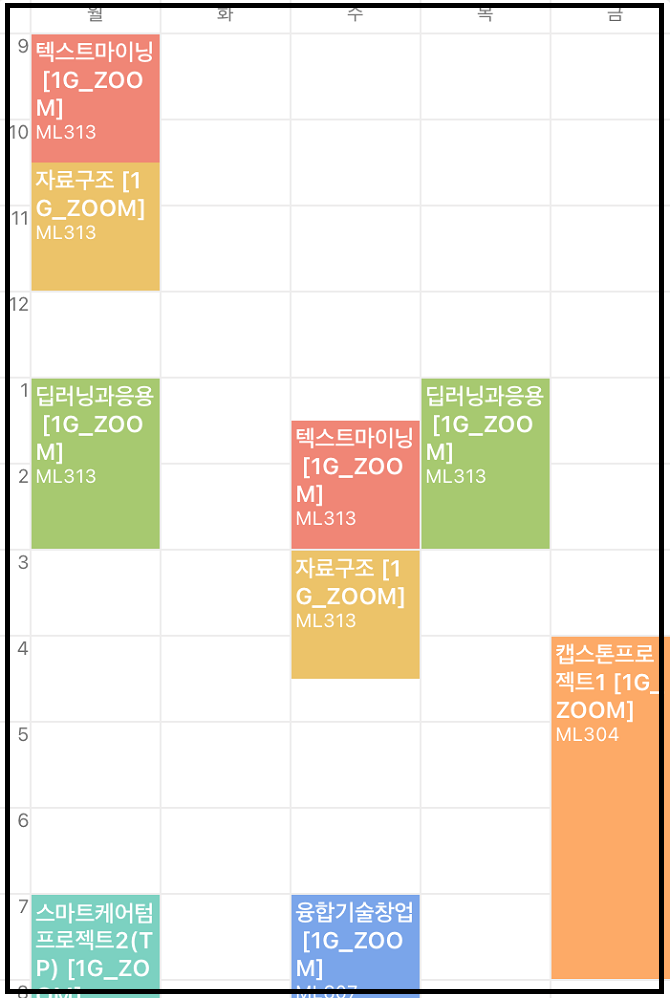
#> input picture practice/timetable_black.png, 672 x 998 px, found by its file name
$ python prac01.py
#> lines starting #> are read from the running program, lines starting #| are printed output that depends on the picture; after the words box and inside, x2 and y2 are one past the last pixel; in counts of white or black regions, pixels touching at a corner belong together
import cv2
from matplotlib import pyplot as plt

image = cv2.imread('C:/Users/jimin/PycharmProjects/capstoneproject/practice/timetable_black.png')
#> image is the input picture: shape (998, 672, 3); mean B, G, R 217.1, 229.9, 236.9
imgray = cv2.cvtColor(image,cv2.COLOR_BGR2GRAY)
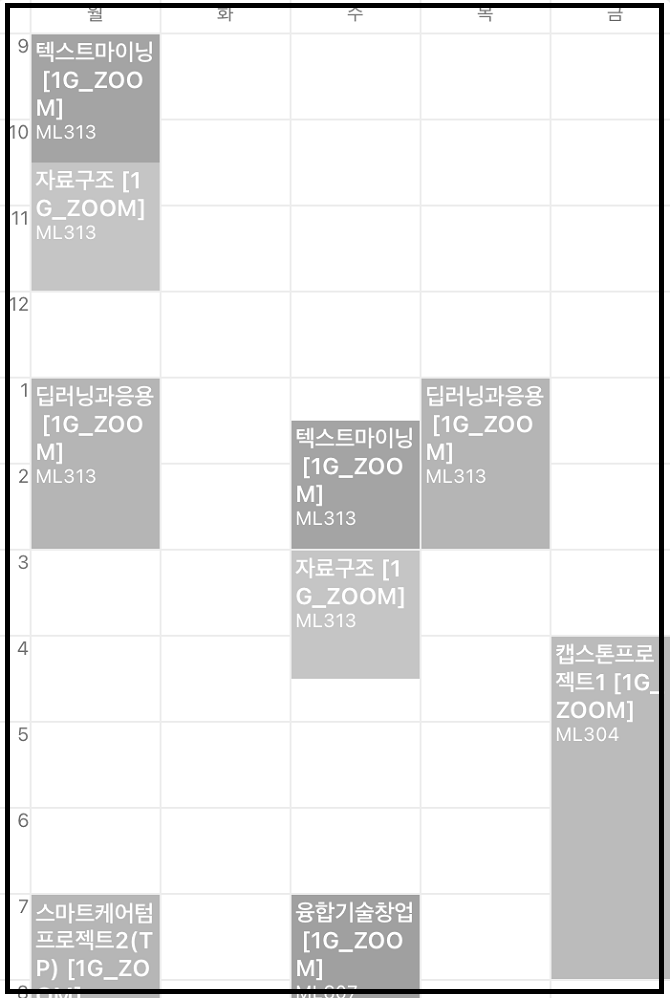
#> imgray: shape (998, 672); min 0, max 255, mean 230.6
ret,thresh = cv2.threshold(imgray,127,255,0)
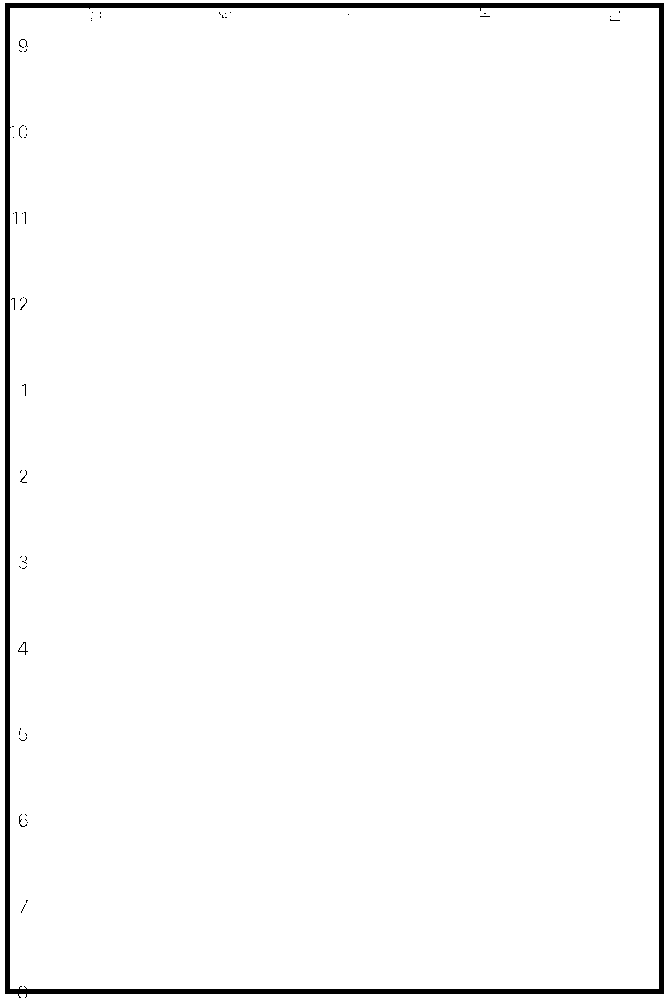
#> thresh: shape (998, 672); 97.5% white; 54 black regions (49 under 20 px)
imgray, contours= cv2.findContours(thresh,cv2.RETR_TREE,cv2.CHAIN_APPROX_SIMPLE)
#> imgray = 113 contours, 103 with area under 20; largest, box (x1, y1, x2, y2) and area: (0, 0, 672, 998) 668982, (4, 2, 665, 998) 654726, (10, 8, 659, 989) 635029, (17, 641, 29, 656) 48, (11, 297, 16, 311) 28; contours = 113 rows, first 6: [-1, -1, 1, -1], [-1, -1, 2, 0], [-1, -1, 3, 1], [4, -1, -1, 2], [5, 3, -1, 2], [6, 4, -1, 2]


#> (the run stopped early here; a loop or call above may not have finished)
